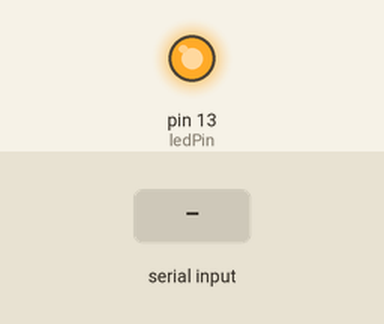
Bench run of a sketch on a simulated Arduino Uno, built with avr-gcc and run on an emulated ATmega328P. Shown: output pins drawn as LEDs (lit = HIGH). Inputs (shaded band) come from the test bench. What the sketch prints to the serial monitor is not drawn.

Above: at 1.2 s.
1.3 s: "0" received over Serial
2.8 s: "1" received over Serial
Timing chart, 0 to 5.8 s (numbered marks = the images above; inputs shaded):
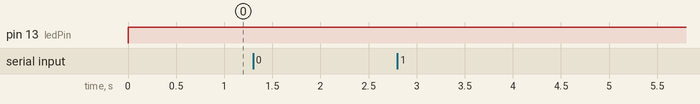

The sketch:

bluetooth_basic.ino.ino
```cpp
#define ledPin 13
int state;
void setup()
{
  // put your setup code here, to run once:
  Serial.begin(9600);
  pinMode(ledPin,OUTPUT);
  Serial.println("Enter AT Commands");
}
void loop()
{
  // put your main code here, to run repeatedly:
  if(Serial.available()){
    Serial.println(Serial.read());
    state=Serial.read();
  }
  if(state=='0')
  {
    digitalWrite(ledPin, LOW); // Turn LED OFF
    Serial.println("LED: OFF"); // Send back, to the phone, the String "LED: ON"
  }
  else
  {
    digitalWrite(ledPin, HIGH); // Turn LED OFF
    Serial.println("LED: ON");
  }

}
```

Measured:
- after the input at 1.3 s, every drawn part: stays the same
- after the input at 2.8 s, every drawn part: stays the same
